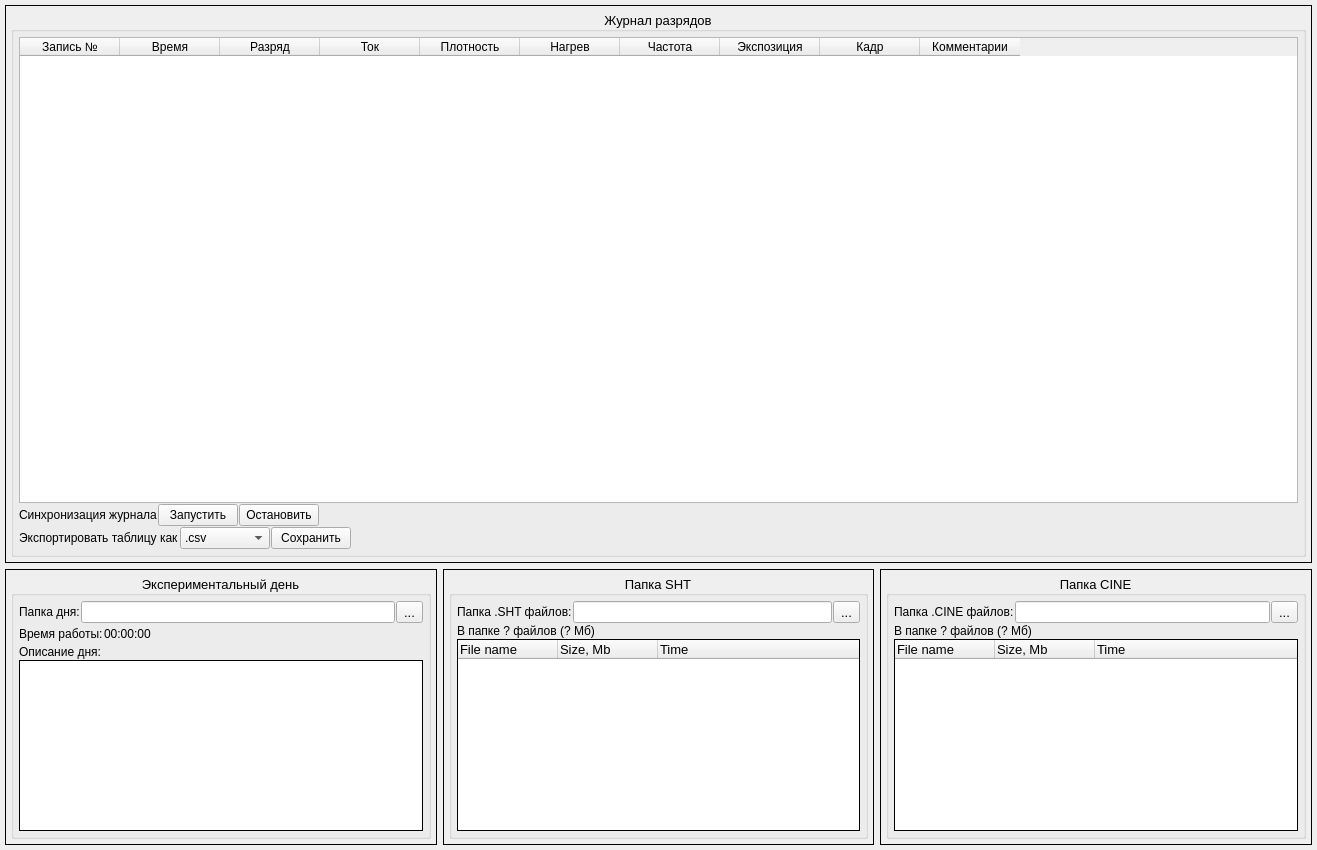
<?xml version="1.0" encoding="UTF-8"?>
<ui version="4.0">
 <class>journalWidget</class>
 <widget class="QWidget" name="journalWidget">
  <property name="geometry">
   <rect>
    <x>0</x>
    <y>0</y>
    <width>1317</width>
    <height>850</height>
   </rect>
  </property>
  <property name="windowTitle">
   <string>Journal for Fast Camera on Globus-M2 tokamak</string>
  </property>
  <layout class="QVBoxLayout" name="verticalLayout_9">
   <property name="leftMargin">
    <number>5</number>
   </property>
   <property name="topMargin">
    <number>5</number>
   </property>
   <property name="rightMargin">
    <number>5</number>
   </property>
   <property name="bottomMargin">
    <number>5</number>
   </property>
   <item>
    <widget class="QFrame" name="frame">
     <property name="sizePolicy">
      <sizepolicy hsizetype="MinimumExpanding" vsizetype="Expanding">
       <horstretch>0</horstretch>
       <verstretch>0</verstretch>
      </sizepolicy>
     </property>
     <property name="frameShape">
      <enum>QFrame::Box</enum>
     </property>
     <property name="frameShadow">
      <enum>QFrame::Plain</enum>
     </property>
     <layout class="QVBoxLayout" name="verticalLayout">
      <property name="spacing">
       <number>5</number>
      </property>
      <property name="leftMargin">
       <number>5</number>
      </property>
      <property name="topMargin">
       <number>5</number>
      </property>
      <property name="rightMargin">
       <number>5</number>
      </property>
      <property name="bottomMargin">
       <number>5</number>
      </property>
      <item>
       <widget class="QGroupBox" name="groupBox">
        <property name="font">
         <font>
          <pointsize>10</pointsize>
         </font>
        </property>
        <property name="title">
         <string>Журнал разрядов</string>
        </property>
        <property name="alignment">
         <set>Qt::AlignCenter</set>
        </property>
        <property name="flat">
         <bool>true</bool>
        </property>
        <layout class="QVBoxLayout" name="verticalLayout_2">
         <property name="spacing">
          <number>1</number>
         </property>
         <property name="leftMargin">
          <number>5</number>
         </property>
         <property name="topMargin">
          <number>5</number>
         </property>
         <property name="rightMargin">
          <number>5</number>
         </property>
         <property name="bottomMargin">
          <number>5</number>
         </property>
         <item>
          <widget class="QTableWidget" name="journal_tableWidget">
           <property name="font">
            <font>
             <pointsize>9</pointsize>
            </font>
           </property>
           <column>
            <property name="text">
             <string>Запись №</string>
            </property>
           </column>
           <column>
            <property name="text">
             <string>Время</string>
            </property>
           </column>
           <column>
            <property name="text">
             <string>Разряд</string>
            </property>
           </column>
           <column>
            <property name="text">
             <string>Ток</string>
            </property>
           </column>
           <column>
            <property name="text">
             <string>Плотность</string>
            </property>
           </column>
           <column>
            <property name="text">
             <string>Нагрев</string>
            </property>
           </column>
           <column>
            <property name="text">
             <string>Частота</string>
            </property>
           </column>
           <column>
            <property name="text">
             <string>Экспозиция</string>
            </property>
           </column>
           <column>
            <property name="text">
             <string>Кадр</string>
            </property>
           </column>
           <column>
            <property name="text">
             <string>Комментарии</string>
            </property>
           </column>
          </widget>
         </item>
         <item>
          <layout class="QHBoxLayout" name="horizontalLayout_6">
           <item>
            <widget class="QLabel" name="label_10">
             <property name="font">
              <font>
               <pointsize>9</pointsize>
              </font>
             </property>
             <property name="text">
              <string>Синхронизация журнала</string>
             </property>
            </widget>
           </item>
           <item>
            <widget class="QPushButton" name="onSync_pushButton">
             <property name="font">
              <font>
               <pointsize>9</pointsize>
              </font>
             </property>
             <property name="text">
              <string>Запустить</string>
             </property>
             <property name="icon">
              <iconset>
               <normalon>icons/start.png</normalon>
              </iconset>
             </property>
            </widget>
           </item>
           <item>
            <widget class="QPushButton" name="offSync_pushButton">
             <property name="font">
              <font>
               <pointsize>9</pointsize>
              </font>
             </property>
             <property name="text">
              <string>Остановить</string>
             </property>
             <property name="icon">
              <iconset>
               <normalon>icons/stop.png</normalon>
              </iconset>
             </property>
            </widget>
           </item>
           <item>
            <spacer name="horizontalSpacer_3">
             <property name="orientation">
              <enum>Qt::Horizontal</enum>
             </property>
             <property name="sizeHint" stdset="0">
              <size>
               <width>40</width>
               <height>20</height>
              </size>
             </property>
            </spacer>
           </item>
          </layout>
         </item>
         <item>
          <layout class="QHBoxLayout" name="horizontalLayout_3">
           <item>
            <widget class="QLabel" name="label_3">
             <property name="font">
              <font>
               <pointsize>9</pointsize>
              </font>
             </property>
             <property name="text">
              <string>Экспортировать таблицу как</string>
             </property>
            </widget>
           </item>
           <item>
            <widget class="QComboBox" name="format2save_comboBox">
             <property name="sizePolicy">
              <sizepolicy hsizetype="Preferred" vsizetype="Fixed">
               <horstretch>0</horstretch>
               <verstretch>0</verstretch>
              </sizepolicy>
             </property>
             <property name="minimumSize">
              <size>
               <width>90</width>
               <height>0</height>
              </size>
             </property>
             <property name="font">
              <font>
               <pointsize>9</pointsize>
              </font>
             </property>
             <item>
              <property name="text">
               <string>.csv</string>
              </property>
              <property name="icon">
               <iconset>
                <normalon>icons/csvfile.png</normalon>
               </iconset>
              </property>
             </item>
             <item>
              <property name="text">
               <string>.xlsx</string>
              </property>
              <property name="icon">
               <iconset>
                <normalon>icons/xls.png</normalon>
               </iconset>
              </property>
             </item>
             <item>
              <property name="text">
               <string>.txt</string>
              </property>
              <property name="icon">
               <iconset>
                <normalon>icons/txtfile.png</normalon>
               </iconset>
              </property>
             </item>
            </widget>
           </item>
           <item>
            <widget class="QPushButton" name="saveJournal_pushButton">
             <property name="font">
              <font>
               <pointsize>9</pointsize>
              </font>
             </property>
             <property name="text">
              <string>Сохранить</string>
             </property>
             <property name="icon">
              <iconset>
               <normalon>icons/saveas.png</normalon>
              </iconset>
             </property>
            </widget>
           </item>
           <item>
            <spacer name="horizontalSpacer">
             <property name="orientation">
              <enum>Qt::Horizontal</enum>
             </property>
             <property name="sizeHint" stdset="0">
              <size>
               <width>40</width>
               <height>20</height>
              </size>
             </property>
            </spacer>
           </item>
          </layout>
         </item>
        </layout>
       </widget>
      </item>
     </layout>
    </widget>
   </item>
   <item>
    <layout class="QHBoxLayout" name="horizontalLayout_7">
     <item>
      <widget class="QFrame" name="frame_2">
       <property name="sizePolicy">
        <sizepolicy hsizetype="Preferred" vsizetype="Ignored">
         <horstretch>0</horstretch>
         <verstretch>0</verstretch>
        </sizepolicy>
       </property>
       <property name="frameShape">
        <enum>QFrame::Box</enum>
       </property>
       <property name="frameShadow">
        <enum>QFrame::Plain</enum>
       </property>
       <layout class="QVBoxLayout" name="verticalLayout_7">
        <property name="spacing">
         <number>5</number>
        </property>
        <property name="leftMargin">
         <number>5</number>
        </property>
        <property name="topMargin">
         <number>5</number>
        </property>
        <property name="rightMargin">
         <number>5</number>
        </property>
        <property name="bottomMargin">
         <number>5</number>
        </property>
        <item>
         <widget class="QGroupBox" name="groupBox_2">
          <property name="font">
           <font>
            <pointsize>10</pointsize>
           </font>
          </property>
          <property name="title">
           <string>Экспериментальный день</string>
          </property>
          <property name="alignment">
           <set>Qt::AlignCenter</set>
          </property>
          <property name="flat">
           <bool>true</bool>
          </property>
          <layout class="QVBoxLayout" name="verticalLayout_8">
           <property name="spacing">
            <number>1</number>
           </property>
           <property name="leftMargin">
            <number>5</number>
           </property>
           <property name="topMargin">
            <number>5</number>
           </property>
           <property name="rightMargin">
            <number>5</number>
           </property>
           <property name="bottomMargin">
            <number>5</number>
           </property>
           <item>
            <layout class="QHBoxLayout" name="horizontalLayout_4">
             <item>
              <widget class="QLabel" name="label_4">
               <property name="sizePolicy">
                <sizepolicy hsizetype="Fixed" vsizetype="Preferred">
                 <horstretch>0</horstretch>
                 <verstretch>0</verstretch>
                </sizepolicy>
               </property>
               <property name="font">
                <font>
                 <pointsize>9</pointsize>
                </font>
               </property>
               <property name="text">
                <string>Папка дня:</string>
               </property>
              </widget>
             </item>
             <item>
              <widget class="QLineEdit" name="dayDir_lineEdit">
               <property name="sizePolicy">
                <sizepolicy hsizetype="Expanding" vsizetype="Fixed">
                 <horstretch>0</horstretch>
                 <verstretch>0</verstretch>
                </sizepolicy>
               </property>
               <property name="font">
                <font>
                 <pointsize>9</pointsize>
                </font>
               </property>
              </widget>
             </item>
             <item>
              <widget class="QToolButton" name="dayPath_toolButton">
               <property name="text">
                <string>...</string>
               </property>
              </widget>
             </item>
            </layout>
           </item>
           <item>
            <layout class="QHBoxLayout" name="horizontalLayout_5">
             <item>
              <widget class="QLabel" name="label_7">
               <property name="font">
                <font>
                 <pointsize>9</pointsize>
                </font>
               </property>
               <property name="text">
                <string>Время работы:</string>
               </property>
              </widget>
             </item>
             <item>
              <widget class="QLabel" name="time_label">
               <property name="font">
                <font>
                 <pointsize>9</pointsize>
                </font>
               </property>
               <property name="text">
                <string>00:00:00</string>
               </property>
              </widget>
             </item>
             <item>
              <spacer name="horizontalSpacer_2">
               <property name="orientation">
                <enum>Qt::Horizontal</enum>
               </property>
               <property name="sizeHint" stdset="0">
                <size>
                 <width>40</width>
                 <height>20</height>
                </size>
               </property>
              </spacer>
             </item>
            </layout>
           </item>
           <item>
            <widget class="QLabel" name="label_9">
             <property name="font">
              <font>
               <pointsize>9</pointsize>
              </font>
             </property>
             <property name="text">
              <string>Описание дня:</string>
             </property>
            </widget>
           </item>
           <item>
            <widget class="QPlainTextEdit" name="dayComment_plainTextEdit">
             <property name="sizePolicy">
              <sizepolicy hsizetype="Preferred" vsizetype="Preferred">
               <horstretch>0</horstretch>
               <verstretch>0</verstretch>
              </sizepolicy>
             </property>
             <property name="maximumSize">
              <size>
               <width>16777215</width>
               <height>16777215</height>
              </size>
             </property>
             <property name="font">
              <font>
               <pointsize>9</pointsize>
              </font>
             </property>
             <property name="frameShape">
              <enum>QFrame::Box</enum>
             </property>
             <property name="frameShadow">
              <enum>QFrame::Plain</enum>
             </property>
            </widget>
           </item>
          </layout>
         </widget>
        </item>
       </layout>
      </widget>
     </item>
     <item>
      <widget class="QFrame" name="frame_3">
       <property name="sizePolicy">
        <sizepolicy hsizetype="Preferred" vsizetype="Maximum">
         <horstretch>0</horstretch>
         <verstretch>0</verstretch>
        </sizepolicy>
       </property>
       <property name="frameShape">
        <enum>QFrame::Box</enum>
       </property>
       <property name="frameShadow">
        <enum>QFrame::Plain</enum>
       </property>
       <layout class="QVBoxLayout" name="verticalLayout_5">
        <property name="leftMargin">
         <number>5</number>
        </property>
        <property name="topMargin">
         <number>5</number>
        </property>
        <property name="rightMargin">
         <number>5</number>
        </property>
        <property name="bottomMargin">
         <number>5</number>
        </property>
        <item>
         <widget class="QGroupBox" name="groupBox_3">
          <property name="font">
           <font>
            <pointsize>10</pointsize>
           </font>
          </property>
          <property name="title">
           <string>Папка SHT</string>
          </property>
          <property name="alignment">
           <set>Qt::AlignCenter</set>
          </property>
          <property name="flat">
           <bool>true</bool>
          </property>
          <layout class="QVBoxLayout" name="verticalLayout_3">
           <property name="spacing">
            <number>1</number>
           </property>
           <property name="leftMargin">
            <number>5</number>
           </property>
           <property name="topMargin">
            <number>5</number>
           </property>
           <property name="rightMargin">
            <number>5</number>
           </property>
           <property name="bottomMargin">
            <number>5</number>
           </property>
           <item>
            <layout class="QHBoxLayout" name="horizontalLayout">
             <item>
              <widget class="QLabel" name="label">
               <property name="sizePolicy">
                <sizepolicy hsizetype="Fixed" vsizetype="Preferred">
                 <horstretch>0</horstretch>
                 <verstretch>0</verstretch>
                </sizepolicy>
               </property>
               <property name="font">
                <font>
                 <pointsize>9</pointsize>
                </font>
               </property>
               <property name="text">
                <string>Папка .SHT файлов:</string>
               </property>
              </widget>
             </item>
             <item>
              <widget class="QLineEdit" name="shtDir_lineEdit">
               <property name="sizePolicy">
                <sizepolicy hsizetype="Expanding" vsizetype="Fixed">
                 <horstretch>0</horstretch>
                 <verstretch>0</verstretch>
                </sizepolicy>
               </property>
               <property name="font">
                <font>
                 <pointsize>9</pointsize>
                </font>
               </property>
              </widget>
             </item>
             <item>
              <widget class="QToolButton" name="shtPath_toolButton">
               <property name="text">
                <string>...</string>
               </property>
              </widget>
             </item>
            </layout>
           </item>
           <item>
            <widget class="QLabel" name="shtDirInfo_label">
             <property name="font">
              <font>
               <pointsize>9</pointsize>
              </font>
             </property>
             <property name="text">
              <string>В папке ? файлов (? Мб)</string>
             </property>
            </widget>
           </item>
           <item>
            <widget class="QTreeWidget" name="shtDir_treeWidget">
             <property name="frameShape">
              <enum>QFrame::Box</enum>
             </property>
             <property name="frameShadow">
              <enum>QFrame::Plain</enum>
             </property>
             <column>
              <property name="text">
               <string>File name</string>
              </property>
             </column>
             <column>
              <property name="text">
               <string>Size, Mb</string>
              </property>
             </column>
             <column>
              <property name="text">
               <string>Time</string>
              </property>
             </column>
            </widget>
           </item>
          </layout>
         </widget>
        </item>
       </layout>
      </widget>
     </item>
     <item>
      <widget class="QFrame" name="frame_4">
       <property name="sizePolicy">
        <sizepolicy hsizetype="Preferred" vsizetype="Maximum">
         <horstretch>0</horstretch>
         <verstretch>0</verstretch>
        </sizepolicy>
       </property>
       <property name="frameShape">
        <enum>QFrame::Box</enum>
       </property>
       <property name="frameShadow">
        <enum>QFrame::Plain</enum>
       </property>
       <layout class="QVBoxLayout" name="verticalLayout_6">
        <property name="leftMargin">
         <number>5</number>
        </property>
        <property name="topMargin">
         <number>5</number>
        </property>
        <property name="rightMargin">
         <number>5</number>
        </property>
        <property name="bottomMargin">
         <number>5</number>
        </property>
        <item>
         <widget class="QGroupBox" name="groupBox_4">
          <property name="font">
           <font>
            <pointsize>10</pointsize>
           </font>
          </property>
          <property name="title">
           <string>Папка CINE</string>
          </property>
          <property name="alignment">
           <set>Qt::AlignCenter</set>
          </property>
          <property name="flat">
           <bool>true</bool>
          </property>
          <layout class="QVBoxLayout" name="verticalLayout_4">
           <property name="spacing">
            <number>1</number>
           </property>
           <property name="leftMargin">
            <number>5</number>
           </property>
           <property name="topMargin">
            <number>5</number>
           </property>
           <property name="rightMargin">
            <number>5</number>
           </property>
           <property name="bottomMargin">
            <number>5</number>
           </property>
           <item>
            <layout class="QHBoxLayout" name="horizontalLayout_2">
             <item>
              <widget class="QLabel" name="label_2">
               <property name="font">
                <font>
                 <pointsize>9</pointsize>
                </font>
               </property>
               <property name="text">
                <string>Папка .CINE файлов:</string>
               </property>
              </widget>
             </item>
             <item>
              <widget class="QLineEdit" name="cineDir_lineEdit">
               <property name="font">
                <font>
                 <pointsize>9</pointsize>
                </font>
               </property>
              </widget>
             </item>
             <item>
              <widget class="QToolButton" name="cinePath_toolButton">
               <property name="text">
                <string>...</string>
               </property>
              </widget>
             </item>
            </layout>
           </item>
           <item>
            <widget class="QLabel" name="cineDirInfo_label">
             <property name="font">
              <font>
               <pointsize>9</pointsize>
              </font>
             </property>
             <property name="text">
              <string>В папке ? файлов (? Мб)</string>
             </property>
            </widget>
           </item>
           <item>
            <widget class="QTreeWidget" name="cineDir_treeWidget">
             <property name="frameShape">
              <enum>QFrame::Box</enum>
             </property>
             <property name="frameShadow">
              <enum>QFrame::Plain</enum>
             </property>
             <column>
              <property name="text">
               <string>File name</string>
              </property>
             </column>
             <column>
              <property name="text">
               <string>Size, Mb</string>
              </property>
             </column>
             <column>
              <property name="text">
               <string>Time</string>
              </property>
             </column>
            </widget>
           </item>
          </layout>
         </widget>
        </item>
       </layout>
      </widget>
     </item>
    </layout>
   </item>
  </layout>
 </widget>
 <resources/>
 <connections/>
</ui>
